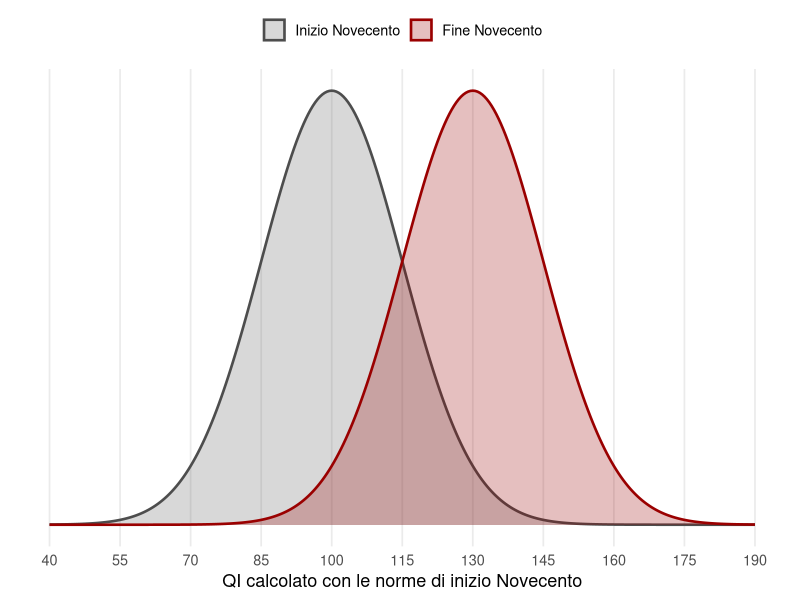

Recreate this plot in R.
## ---- chunk 1
#| label: setup
library(ggplot2)
rosso = "#9A0000"
tema = theme_minimal(base_size = 13) +
  theme(panel.grid.minor = element_blank())
## ---- chunk 2
#| label: fig-flynn
#| fig-cap: "Illustrazione della grandezza dell'effetto Flynn. Le due curve rappresentano la distribuzione dei punteggi di una popolazione di inizio Novecento e di una di fine Novecento, entrambe espresse con le norme della prima. Il valore di 30 punti è un ordine di grandezza, non una stima per un paese specifico."
#| fig-alt: "Due curve a campana della stessa forma. La prima è centrata su 100, la seconda su 130. La seconda curva supera quasi interamente la media della prima."
#| fig-width: 7.5
#| fig-height: 3.6
x = seq(40, 190, .5)
d = rbind(data.frame(x, y = dnorm(x, 100, 15), p = "Inizio Novecento"),
          data.frame(x, y = dnorm(x, 130, 15), p = "Fine Novecento"))
d$p = factor(d$p, levels = c("Inizio Novecento", "Fine Novecento"))
ggplot(d, aes(x, y, fill = p, colour = p)) +
  geom_area(alpha = .25, position = "identity", linewidth = .9) +
  scale_fill_manual(values = c("grey40", rosso), name = NULL) +
  scale_colour_manual(values = c("grey30", rosso), name = NULL) +
  scale_x_continuous(breaks = seq(40, 190, 15)) +
  labs(x = "QI calcolato con le norme di inizio Novecento", y = NULL) +
  tema + theme(axis.text.y = element_blank(), panel.grid.major.y = element_blank(), legend.position = "top")
